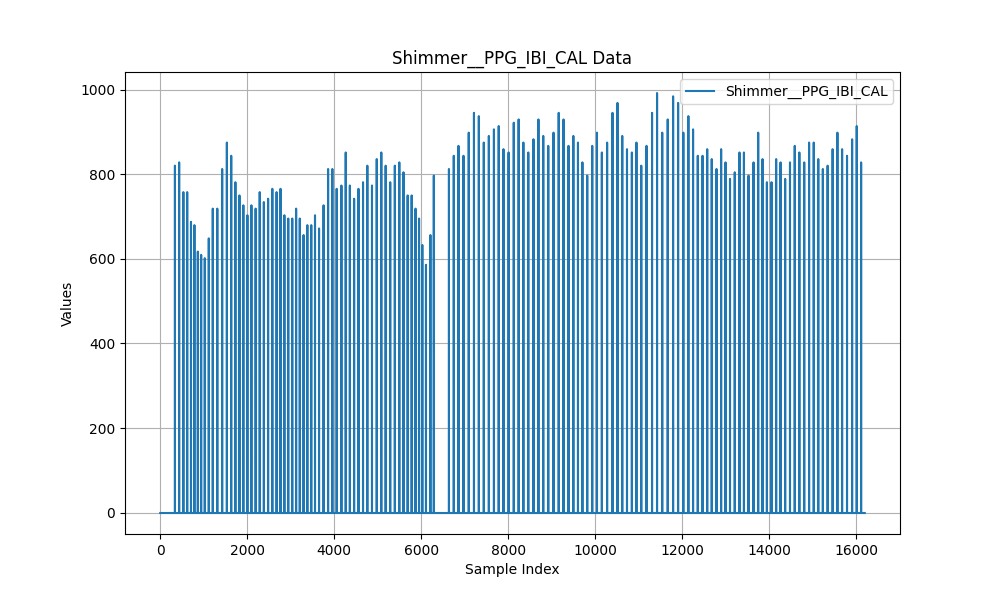

Python code for this plot:
import os
import pandas as pd
import matplotlib.pyplot as plt

# Define the folder path where your CSV files are located
folder_path = r"C:\Users\anechyporenko\Desktop\Measurments\Huzze\PPG_IBI\Calm"


# Get a list of CSV files in the folder
csv_files = [file for file in os.listdir(folder_path) if file.endswith(".csv")]

# Iterate through each CSV file and list all column names
for csv_file in csv_files:
    # Construct the full path to the CSV file
    csv_path = os.path.join(folder_path, csv_file)

    # Load the CSV file into a DataFrame
    df = pd.read_csv(csv_path, delimiter='\t', skiprows=[0, 2])

    # Print the list of column names
    print(f"Column names in {csv_file}:")
    for column_name in df.columns:
        print(column_name)

   
# Print the values in the "Shimmer__PPG_IBI_CAL" column
print("Values in 'Shimmer__PPG_IBI_CAL' column:")
print(df["Shimmer__PPG_IBI_CAL"])

# Assuming you have loaded your CSV into a DataFrame named df
# Extract the values from the "Shimmer__PPG_IBI_CAL" column
ibi_data = df["Shimmer__PPG_IBI_CAL"]

# Create a range of x-values (assuming a simple linear progression)
x_values = range(len(ibi_data))

# Plot the data
plt.figure(figsize=(10, 6))  # Adjust the figure size as needed
plt.plot(x_values, ibi_data, label="Shimmer__PPG_IBI_CAL")
plt.xlabel("Sample Index")
plt.ylabel("Values")
plt.title("Shimmer__PPG_IBI_CAL Data")
plt.legend()
plt.grid(True)

# Show the plot
plt.show()
